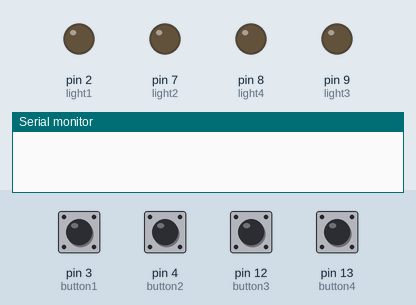
Simulated run of this sketch. Board: Arduino Uno, built with avr-gcc and run on an emulated ATmega328P. Shown: output pins drawn as LEDs (lit = HIGH), the last lines printed to the serial monitor. Dashed ring = blinking. Inputs (shaded band) come from the test bench; at power-on: pin 3 (button1), pin 4 (button2), pin 12 (button3), pin 13 (button4) LOW. Random numbers use the default seed unless the sketch sets one.

Above: at 1.8 s.
1.9 s: pin 13 (button4) pulled HIGH for 0.15 s
At 2.5 s:
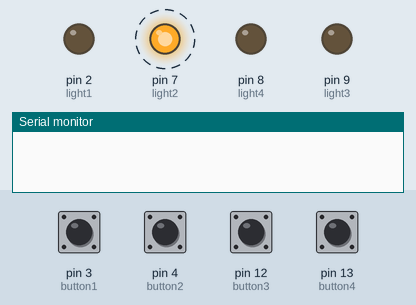
5.0 s: pin 3 (button1) pulled HIGH for 0.15 s
At 5.3 s:
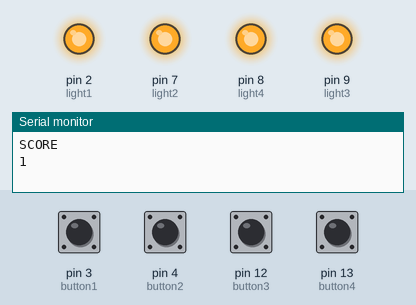
Timing chart, 0 to 8.0 s (numbered marks = the images above; inputs shaded):
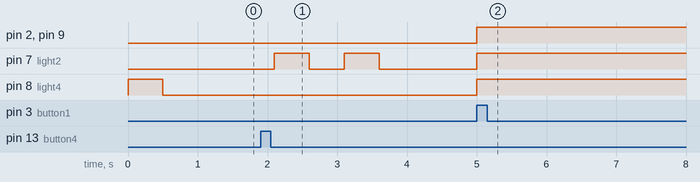

The sketch:

MemoryGame.ino
```cpp
const int light1 = 2;
const int light2 = 7;
const int light3 = 9;
const int light4 = 8;

const int button1 = 3;
const int button2 = 4;
const int button3 = 12;
const int button4 = 13;

int buttons[]={button1, button2, button3, button4}; //array holding the buttons
int buttonsLength = 4;

bool isOn = false; //is a button being pressed?
int onButton; //the button being pressed
bool buttonReset = true; //can a button be activated?

int possibleAnswers[] = {light1, light2, light3, light4};

int theGuess;//the current answer being guessed by the player
bool guessing = false;
int answers[15];
int answersLength=1;
int currentAnswer=0;

int difficulty = 1; //how challenging the game currently is
int score=0;

bool hasFailed = false;


void setup()
{
  Serial.begin(9600);

  pinMode(light1, OUTPUT);
  pinMode(light2, OUTPUT);
  pinMode(light3, OUTPUT);
  pinMode(light4, OUTPUT);

  digitalWrite(light1,LOW);
  digitalWrite(light2,LOW);
  digitalWrite(light3,LOW);
  digitalWrite(light4,LOW);

  pinMode(button1 ,INPUT);
  pinMode(button2, INPUT);
  pinMode(button3, INPUT);
  pinMode(button4, INPUT);

}

void loop()
{
 if(guessing == false)//the code for providing the player the information they need to remember
 {
   int theAnswer= possibleAnswers[random(0,4)];
   digitalWrite(theAnswer, HIGH);
   delay(500);
   digitalWrite(theAnswer,LOW);
   delay(500);
   answers[currentAnswer] = theAnswer;
   currentAnswer++;
   if(currentAnswer == answersLength)
   {
    guessing = true;
    currentAnswer =0;

   }
 }

 if(guessing == true && hasFailed == false)//the code for when the player is entering the answers
 {

    bool tempIsOn = false;//a temporary 'isOn' check, so we don't turn off isOn needlesly through every pass
    for(int i = 0; i<buttonsLength; i++)//scan through the buttons and see which one is being pressed
    {
      if(digitalRead(buttons[i])==true)
      {
        tempIsOn = true;
        onButton = buttons[i];
      }
    }
    isOn = tempIsOn;

    if(isOn == false)
    {
      digitalWrite(theGuess,LOW);
      buttonReset = true;
    }
    else if(buttonReset == true)
    {
      if(onButton == button1)
      {
        theGuess = 2;
      }
      else if(onButton == button2)
      {
        theGuess = 7;
      }
      else if(onButton == button3)
      {
        theGuess =9;
      }
      else
      {
        theGuess=8;
      }
      if(theGuess == answers[currentAnswer])
      {
        digitalWrite(theGuess, HIGH);//demonstrates to the player which button they are pressing
        score++;
        if(currentAnswer<answersLength-1)
        {
          currentAnswer++;
        }
        else
        {
          currentAnswer = 0;
          guessing=false;
          difficulty++;
          answersLength = difficulty;
          digitalWrite(theGuess, LOW);
        }
      }
      else
      {
        hasFailed = true;
        Serial.println("SCORE");
        Serial.println(score);
        digitalWrite(light1, HIGH);
        digitalWrite(light2, HIGH);
        digitalWrite(light3, HIGH);
        digitalWrite(light4, HIGH);
      }

      buttonReset = false;
      delay(200);
    }
 }

}
```

Measured:
- after the input at 1.9 s, pin 7 (light2): alternates HIGH for 0.50 s and LOW for 0.50 s, 4 changes in all, then stays LOW, starting after 0.20 s
- after the input at 5.0 s, pin 2 (light1), pin 7 (light2), pin 8 (light4), pin 9 (light3): LOW → HIGH at once
